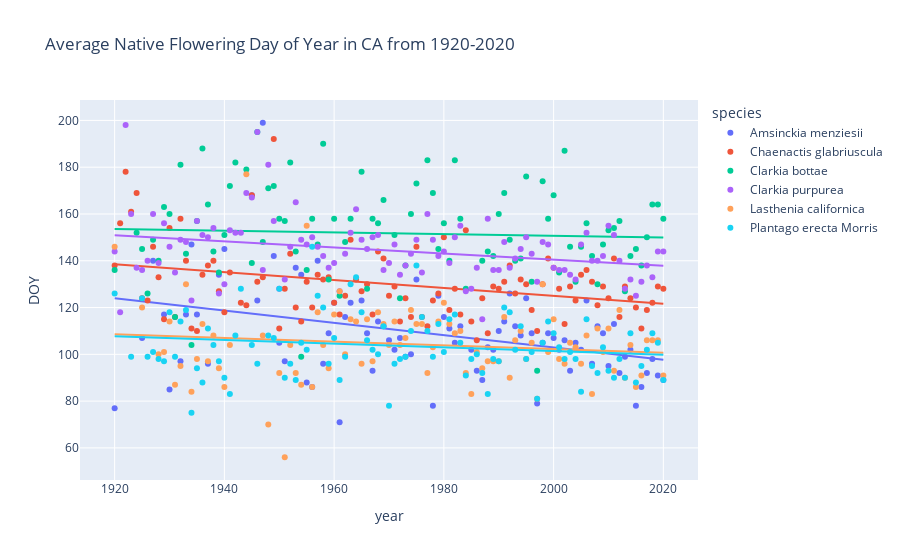

Notebook cell for this chart:
### Code cell
avgFloweringByYear(native = 'yes', 
                   trendline = "ols")
